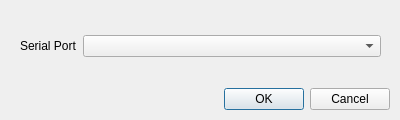
<?xml version="1.0" encoding="UTF-8"?>
<ui version="4.0">
 <class>portSelector</class>
 <widget class="QDialog" name="portSelector">
  <property name="geometry">
   <rect>
    <x>0</x>
    <y>0</y>
    <width>400</width>
    <height>120</height>
   </rect>
  </property>
  <property name="windowTitle">
   <string>Dialog</string>
  </property>
  <property name="sizeGripEnabled">
   <bool>false</bool>
  </property>
  <property name="modal">
   <bool>true</bool>
  </property>
  <layout class="QVBoxLayout" name="verticalLayout">
   <property name="topMargin">
    <number>10</number>
   </property>
   <property name="rightMargin">
    <number>10</number>
   </property>
   <property name="bottomMargin">
    <number>10</number>
   </property>
   <item>
    <spacer name="verticalSpacer">
     <property name="orientation">
      <enum>Qt::Vertical</enum>
     </property>
     <property name="sizeHint" stdset="0">
      <size>
       <width>20</width>
       <height>40</height>
      </size>
     </property>
    </spacer>
   </item>
   <item>
    <widget class="QWidget" name="widget" native="true">
     <property name="sizePolicy">
      <sizepolicy hsizetype="Preferred" vsizetype="Fixed">
       <horstretch>0</horstretch>
       <verstretch>0</verstretch>
      </sizepolicy>
     </property>
     <layout class="QFormLayout" name="formLayout">
      <item row="0" column="0">
       <widget class="QLabel" name="label">
        <property name="text">
         <string>Serial Port</string>
        </property>
       </widget>
      </item>
      <item row="0" column="1">
       <widget class="QComboBox" name="portsComboBox">
        <property name="sizePolicy">
         <sizepolicy hsizetype="Preferred" vsizetype="Preferred">
          <horstretch>0</horstretch>
          <verstretch>0</verstretch>
         </sizepolicy>
        </property>
        <property name="editable">
         <bool>false</bool>
        </property>
        <property name="currentText">
         <string>---</string>
        </property>
        <property name="placeholderText">
         <string>---</string>
        </property>
       </widget>
      </item>
     </layout>
    </widget>
   </item>
   <item>
    <spacer name="verticalSpacer_2">
     <property name="orientation">
      <enum>Qt::Vertical</enum>
     </property>
     <property name="sizeHint" stdset="0">
      <size>
       <width>20</width>
       <height>40</height>
      </size>
     </property>
    </spacer>
   </item>
   <item>
    <widget class="QDialogButtonBox" name="buttonBox">
     <property name="standardButtons">
      <set>QDialogButtonBox::Cancel|QDialogButtonBox::Ok</set>
     </property>
    </widget>
   </item>
  </layout>
 </widget>
 <resources/>
 <connections/>
</ui>
